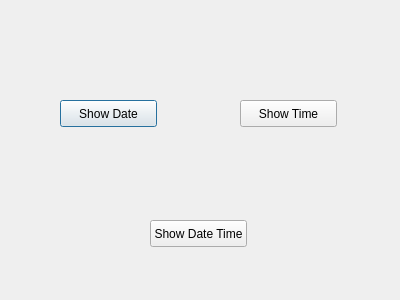
<?xml version="1.0" encoding="UTF-8"?>
<ui version="4.0">
 <class>ShowDateTime</class>
 <widget class="QDialog" name="ShowDateTime">
  <property name="geometry">
   <rect>
    <x>0</x>
    <y>0</y>
    <width>400</width>
    <height>300</height>
   </rect>
  </property>
  <property name="windowTitle">
   <string>Dialog</string>
  </property>
  <widget class="QLabel" name="show_Date">
   <property name="geometry">
    <rect>
     <x>70</x>
     <y>10</y>
     <width>81</width>
     <height>41</height>
    </rect>
   </property>
   <property name="text">
    <string/>
   </property>
  </widget>
  <widget class="QPushButton" name="ShowDate">
   <property name="geometry">
    <rect>
     <x>60</x>
     <y>100</y>
     <width>97</width>
     <height>27</height>
    </rect>
   </property>
   <property name="text">
    <string>Show Date</string>
   </property>
  </widget>
  <widget class="QPushButton" name="showTime">
   <property name="geometry">
    <rect>
     <x>240</x>
     <y>100</y>
     <width>97</width>
     <height>27</height>
    </rect>
   </property>
   <property name="text">
    <string>Show Time</string>
   </property>
  </widget>
  <widget class="QLabel" name="show_Time">
   <property name="geometry">
    <rect>
     <x>240</x>
     <y>0</y>
     <width>81</width>
     <height>41</height>
    </rect>
   </property>
   <property name="text">
    <string/>
   </property>
  </widget>
  <widget class="QLabel" name="show_date_time">
   <property name="geometry">
    <rect>
     <x>105</x>
     <y>150</y>
     <width>181</width>
     <height>41</height>
    </rect>
   </property>
   <property name="text">
    <string/>
   </property>
  </widget>
  <widget class="QPushButton" name="show_Date_Time">
   <property name="geometry">
    <rect>
     <x>150</x>
     <y>220</y>
     <width>97</width>
     <height>27</height>
    </rect>
   </property>
   <property name="text">
    <string>Show Date Time</string>
   </property>
  </widget>
 </widget>
 <resources/>
 <connections/>
</ui>
